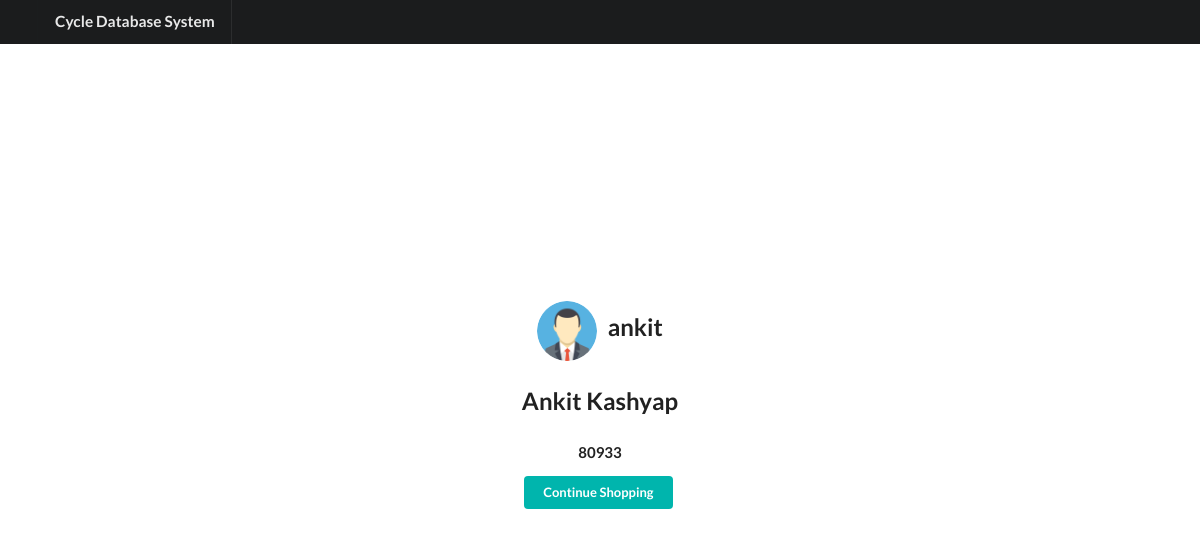
/myAccount (signed in), run on the app's committed database.
### tables this page shows
CREATE TABLE customer(user_id varchar(20), password varchar(30), name varchar(50), ph_no number, constraint pk_cus primary key(user_id));

### application.py (the view)
@app.route('/myAccount', methods=['GET'])
def myAccount():
    if 'username' in session:
        username = session['username']
        con = sql.connect('database.db')
        cur = con.cursor()
        cur.execute("select user_id,name,ph_no from customer where user_id = (?)",(username,))
        rows = cur.fetchone()
        return render_template('/myAccount.html',rows=rows) #update/change here
    return redirect('/index')

### templates/myAccount.html (shortened to what this page needs)
<html>
<head>
    <link rel="stylesheet" href="https://cdnjs.cloudflare.com/ajax/libs/semantic-ui/2.4.1/semantic.min.css">
    <link rel="stylesheet" href="../static/myAccount.css">
</head>
</head>
<body>
    <div class="ui top fixed inverted menu" style="display: block;">
        <div class="ui container" style="font-size: 1.1rem;">
            <a href="/login" class="header item">Cycle Database System</a>
        </div>
    </div>
    <div class="ui middle aligned center aligned grid">
        <div class="column">
            <h2 class="ui header">
                <img src="/static/avatar.png" class="ui circular image">{{rows[0]}}
            </h2>
            <h2 class="ui header">{{rows[1]}}</h2>
            <h4 class="ui header">{{rows[2]}}</h4>
            <a href="/index">
                <button class="ui small teal button" type="submit" >Continue Shopping</button>
            </a>
        </div>
    </div>
</body>
</html>

### static/myAccount.css (style rules this page uses)
body > .grid { height: 100%; }
.image { margin-top: -100px; }
.column { max-width: 450px; }
.ui.menu > .container { display: flex; align-items: inherit; flex-direction: inherit; }
.ui.menu { min-height: 3rem !important; }

### data on the page
customer: user_id "ankit", name "Ankit Kashyap", ph_no "80933"
